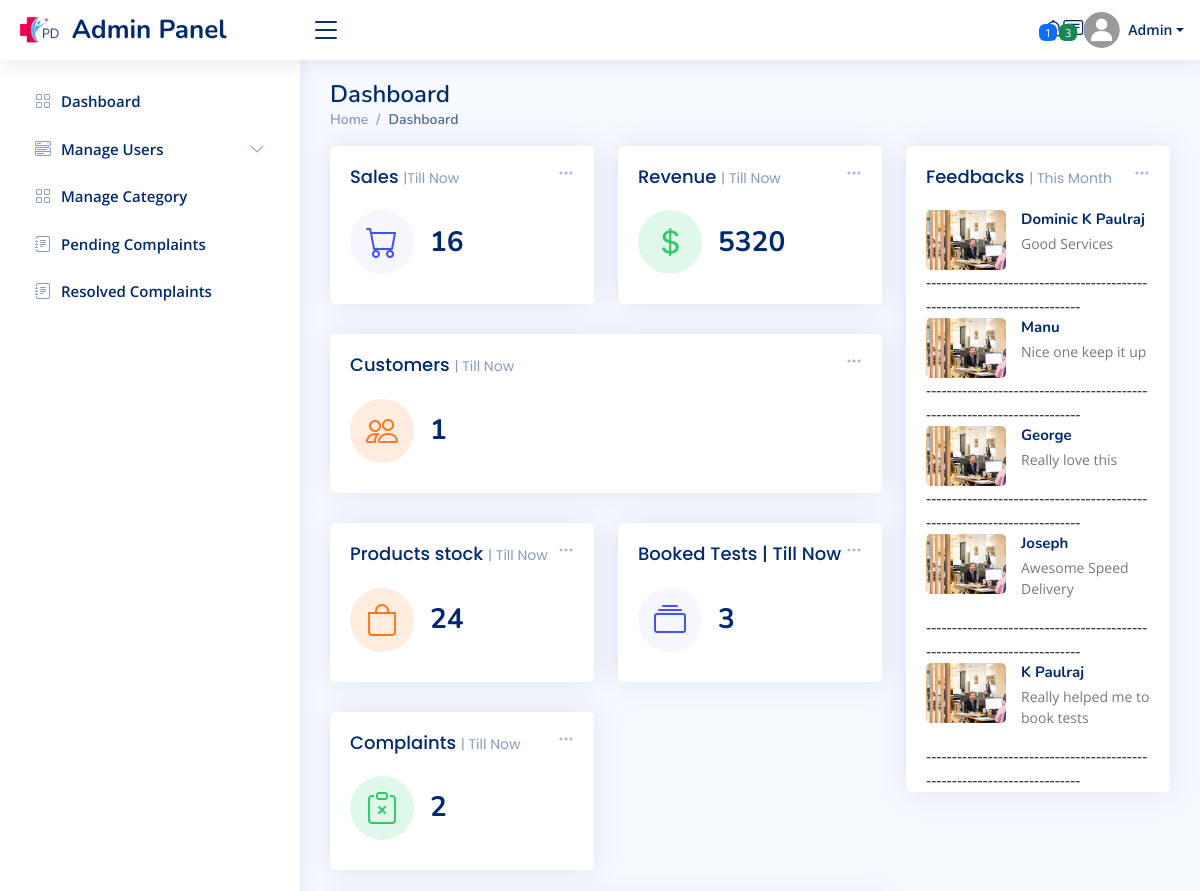
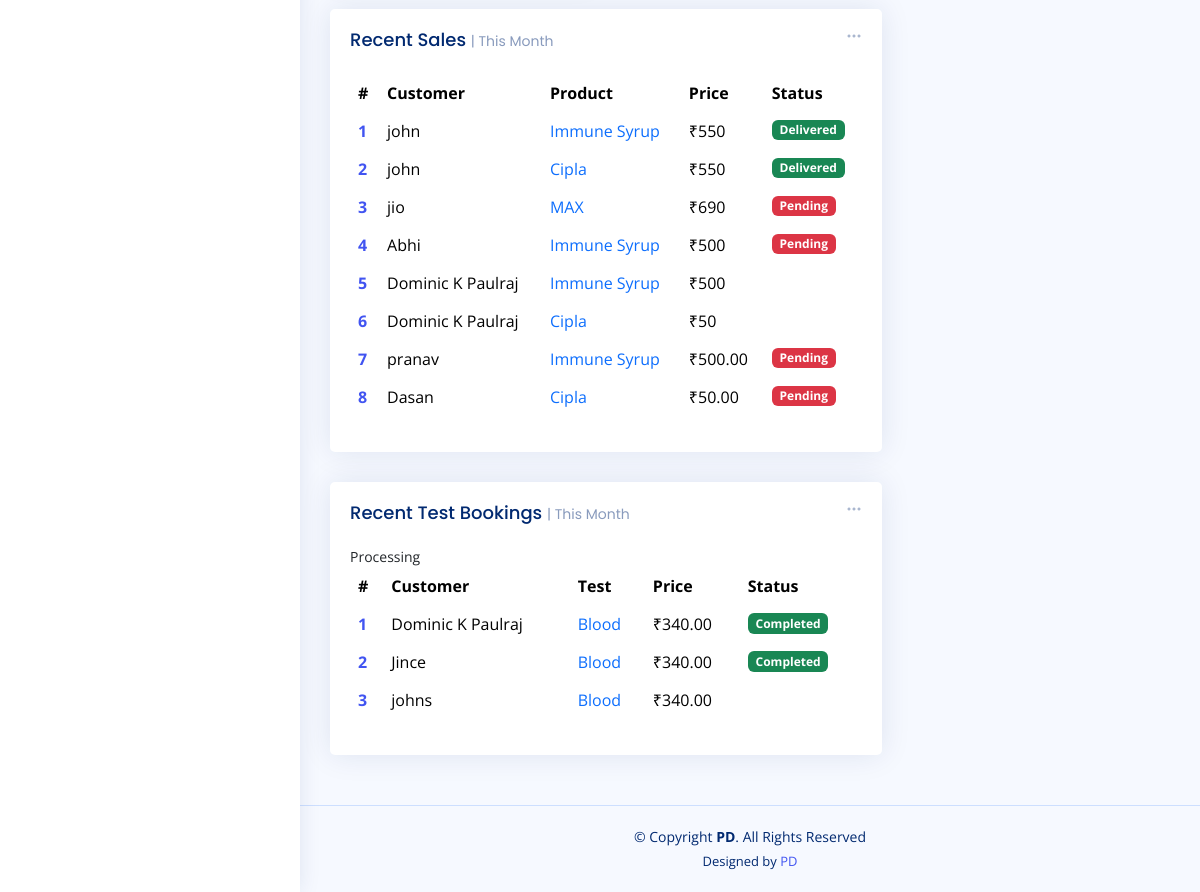
The app's page /admin/index.php with its own data (2 pictures, top to bottom).
### tables this page shows
CREATE TABLE `orderitems` (
  `orderitemid` int(11) NOT NULL,
  `quantity` int(11) NOT NULL,
  `orderid` int(11) NOT NULL,
  `pid` int(11) NOT NULL
);

CREATE TABLE `orders` (
  `orderid` int(11) NOT NULL,
  `name` varchar(24) NOT NULL,
  `address` varchar(500) NOT NULL,
  `phone` varchar(10) NOT NULL,
  `emailid` varchar(30) NOT NULL,
  `paymentmode` varchar(10) NOT NULL,
  `orderdate` date DEFAULT NULL,
  `status` varchar(2) NOT NULL DEFAULT '0',
  `price` varchar(10) NOT NULL
);

CREATE TABLE `products` (
  `pid` int(11) NOT NULL,
  `labid` int(11) NOT NULL,
  `categoryid` int(11) NOT NULL,
  `pname` varchar(50) NOT NULL,
  `quantity` int(11) NOT NULL,
  `unit` varchar(30) NOT NULL,
  `description` varchar(100) NOT NULL,
  `image` varchar(100) NOT NULL,
  `prate` decimal(10,2) NOT NULL,
  `stock` int(11) NOT NULL,
  `homeservice` varchar(3) NOT NULL,
  `rating` decimal(10,2) NOT NULL,
  `review` varchar(500) NOT NULL
);

CREATE TABLE `testbooking` (
  `tbookingid` int(11) NOT NULL,
  `testid` int(11) NOT NULL,
  `name` varchar(25) NOT NULL,
  `address` varchar(500) NOT NULL,
  `phone` int(11) NOT NULL,
  `emailid` varchar(25) NOT NULL,
  `bookingdate` date DEFAULT NULL,
  `status` varchar(2) NOT NULL DEFAULT '-1',
  `slot` varchar(25) DEFAULT NULL,
  `result` varchar(500) NOT NULL,
  `rate` decimal(10,2) NOT NULL
);

CREATE TABLE `category` (
  `categoryid` int(11) NOT NULL,
  `categoryname` varchar(35) NOT NULL,
  `type` varchar(20) NOT NULL
);

CREATE TABLE `feedback` (
  `fid` int(11) NOT NULL,
  `name` varchar(25) NOT NULL,
  `email` varchar(30) NOT NULL,
  `message` varchar(500) NOT NULL
);

### admin/index.php (the view, shortened to what this page needs)
<?php
require ('header.php');
?>
<html>
<main id="main" class="main" >
    <div class="pagetitle">
      <h1>Dashboard</h1>
      <nav>
        <ol class="breadcrumb">
          <li class="breadcrumb-item"><a href="index.html">Home</a></li>
          <li class="breadcrumb-item active">Dashboard</li>
        </ol>
      </nav>
    </div>
   <?php
   $n=mysqli_query($conn,"select * from orders ");
   $o=mysqli_num_rows($n);
   $s=mysqli_query($conn,"select sum(price) as rate from orders");
   $pr=mysqli_fetch_assoc($s);
   $u=mysqli_query($conn,"select * from cuser");
   $us=mysqli_num_rows($u);
   $st=mysqli_query($conn,"select sum(stock) as sto from products");
   $sto=mysqli_fetch_assoc($st);
   $t=mysqli_query($conn,"select * from testbooking ");
   $te=mysqli_num_rows($t);
   $c=mysqli_query($conn,"select * from complaint ");
   $co=mysqli_num_rows($c);
   ?>
    <section class="section dashboard">
      <div class="row">
        <div class="col-lg-8">
          <div class="row">
            <div class="col-xxl-4 col-md-6">
              <div class="card info-card sales-card">
                <div class="filter">
                  <a class="icon" href="#" data-bs-toggle="dropdown"><i class="bi bi-three-dots"></i></a>
                </div>
                <div class="card-body">
                  <h5 class="card-title">Sales <span>|Till Now</span></h5>
                  <div class="d-flex align-items-center">
                    <div class="card-icon rounded-circle d-flex align-items-center justify-content-center">
                      <i class="bi bi-cart"></i>
                    </div>
                    <div class="ps-3">
                      <h6><?php echo $o; ?></h6>
                    </div>
                  </div>
                </div>
              </div>
            </div>
            <div class="col-xxl-4 col-md-6">
              <div class="card info-card revenue-card">
                <div class="filter">
                  <a class="icon" href="#" data-bs-toggle="dropdown"><i class="bi bi-three-dots"></i></a>
                </div>
                <div class="card-body">
                  <h5 class="card-title">Revenue <span>| Till Now</span></h5>
                  <div class="d-flex align-items-center">
                    <div class="card-icon rounded-circle d-flex align-items-center justify-content-center">
                      <i class="bi bi-currency-dollar"></i>
                    </div>
                    <div class="ps-3">
                      <h6><?php echo $pr['rate'];?></h6>
                    </div>
                  </div>
                </div>
              </div>
            </div>
            <div class="col-xxl-4 col-xl-12">
              <div class="card info-card customers-card">
                <div class="filter">
                  <a class="icon" href="#" data-bs-toggle="dropdown"><i class="bi bi-three-dots"></i></a>
                </div>
                <div class="card-body">
                  <h5 class="card-title">Customers <span>| Till Now</span></h5>
                  <div class="d-flex align-items-center">
                    <div class="card-icon rounded-circle d-flex align-items-center justify-content-center">
                      <i class="bi bi-people"></i>
                    </div>
                    <div class="ps-3">
                      <h6><?php echo $us; ?></h6>
                    </div>
                  </div>
                </div>
              </div>
            </div>
             <div class="col-xxl-4 col-md-6">
             <div class="card info-card customers-card">
                <div class="filter">
                  <a class="icon" href="#" data-bs-toggle="dropdown"><i class="bi bi-three-dots"></i></a>
                </div>
                <div class="card-body">
                  <h5 class="card-title">Products stock <span>| Till Now</span></h5>
                  <div class="d-flex align-items-center">
                    <div class="card-icon rounded-circle d-flex align-items-center justify-content-center">
                      <i class="bi bi-bag"></i>
                    </div>
                    <div class="ps-3">
                      <h6><?php echo $sto['sto'];?></h6>
                    </div>
                  </div>
                </div>
              </div>
            </div>
             <div class="col-xxl-4 col-md-6">
             <div class="card info-card sales-card">
                <div class="filter">
                  <a class="icon" href="#" data-bs-toggle="dropdown"><i class="bi bi-three-dots"></i></a>
                </div>
                <div class="card-body">
                  <h5 class="card-title">Booked Tests | Till Now</span></h5>
                  <div class="d-flex align-items-center">
                    <div class="card-icon rounded-circle d-flex align-items-center justify-content-center">
                      <i class="bi bi-collection"></i>
                    </div>
                    <div class="ps-3">
                      <h6><?php echo $te;?></h6>
                    </div>
                  </div>
                </div>
              </div>
            </div>
             <div class="col-xxl-4 col-md-6">
             <div class="card info-card revenue-card">
                <div class="filter">
                  <a class="icon" href="#" data-bs-toggle="dropdown"><i class="bi bi-three-dots"></i></a>
                </div>
                <div class="card-body">
                  <h5 class="card-title">Complaints <span>| Till Now</span></h5>
                  <div class="d-flex align-items-center">
                    <div class="card-icon rounded-circle d-flex align-items-center justify-content-center">
                      <i class="bi bi-clipboard-x"></i>
                    </div>
                    <div class="ps-3">
                      <h6><?php echo $co;?></h6>
                    </div>
                  </div>
                </div>
              </div>
            </div>
            <div class="col-12">
              <div class="card recent-sales">
                <div class="filter">
                  <a class="icon" href="#" data-bs-toggle="dropdown"><i class="bi bi-three-dots"></i></a>
                </div>
                <div class="card-body">
                  <h5 class="card-title">Recent Sales <span>| This Month</span></h5>
                  <table class="table table-borderless datatable">
                    <thead>
                      <tr>
                        <th scope="col">#</th>
                        <th scope="col">Customer</th>
                        <th scope="col">Product</th>
                        <th scope="col">Price</th>
                        <th scope="col">Status</th>
                      </tr>
                    </thead>
                    <tbody>
                    <?php
                    $no=1;
                $q=mysqli_query($conn,"select * from orders,products,orderitems where orders.orderid=orderitems.orderid and orderitems.pid=products.pid  order BY orders.orderid desc");
                while($sale=mysqli_fetch_assoc($q))
                {
                ?>
                      <tr>
                        <th scope="row"><a href="#"><?php echo $no;$no++; ?></a></th>
                        <td><?php echo $sale['name']; ?></td>
                        <td><a href="#" class="text-primary"><?php echo $sale['pname']; ?></a></td>
                        <td><?php echo "₹".$sale['price']; ?></td>
                        <?php
                        if($sale['status']==0)
                         {?>
                        <td><span class="badge bg-danger">Pending</td>
                        <?php }
                        else if($sale['status']==1) { ?>
                        <td><span class="badge bg-success">
                        Delivered</span></td>
                        <?php } ?>
                      </tr>
                    </tbody>
                    <?php } ?>
                  </table>
                </div>
              </div>
            </div>
           <div class="col-12">
              <div class="card recent-sales">
                <div class="filter">
                  <a class="icon" href="#" data-bs-toggle="dropdown"><i class="bi bi-three-dots"></i></a>
                </div>
                <div class="card-body">
                  <h5 class="card-title">Recent Test Bookings <span>| This Month</span></h5>
                  <table class="table table-borderless datatable">
                    <thead>
                      <tr>
                        <th scope="col">#</th>
                        <th scope="col">Customer</th>
                        <th scope="col">Test</th>
                        <th scope="col">Price</th>
                        <th scope="col">Status</th>
                      </tr>
                    </thead>
                    <tbody>
                    <?php
                    $n=1;
                $qe=mysqli_query($conn,"select * from testbooking,labtest,category where testbooking.testid=labtest.testid and labtest.categoryid=category.categoryid ");
                while($book=mysqli_fetch_assoc($qe))
                {
                ?>
                      <tr>
                        <th scope="row"><a href="#"><?php echo $n;$n++; ?></a></th>
                        <td><?php echo $book['name']; ?></td>
                        <td><a href="#" class="text-primary"><?php echo $book['type']; ?></a></td>
                        <td><?php echo "₹".$book['rate']; ?></td>
                        <?php
                        if($book['status']==0)
                         {?>
                        <td><span class="badge bg-danger">Pending</td>
                        <?php }
                        else if($book['status']==3) { ?>
                        <td><span class="badge bg-success">
                        Completed</span></td>
                        <?php }
                        else {echo "Processing";}?>
                      </tr>
                    </tbody>
                    <?php } ?>
                  </table>
                </div>
              </div>
            </div>
          </div>
        </div>
        <div class="col-lg-4">
          <div class="card">
            <div class="filter">
              <a class="icon" href="#" data-bs-toggle="dropdown"><i class="bi bi-three-dots"></i></a>
            </div>
            <div class="card-body pb-0">
              <h5 class="card-title">Feedbacks <span>| This Month</span></h5>
              <?php
              $sql=mysqli_query($conn,"select * from feedback");
              while($fe=mysqli_fetch_assoc($sql))
              {
              ?>
              <div class="news">
                <div class="post-item clearfix">
                  <img src="assets/img/news-1.jpg" alt="">
                  <h4><a href="#"><?php echo $fe['name'];?></a></h4>
                  <p><?php echo $fe['message'];?></p>-------------------------------------------------------------------------
                  <br>
                </div>
                <?php } ?>
              </div>
            </div>
          </div>
        </div>
      </div>
    </section>
  </main>
  <footer id="footer" class="footer">
    <div class="copyright">
      &copy; Copyright <strong><span>PD</span></strong>. All Rights Reserved
    </div>
    <div class="credits">
      Designed by <a href="#">PD</a>
    </div>
  </footer>
</body>
</html>

### records on screen
orderitems: orderid.name "john", pid.pname "Immune Syrup", orderid.price "550", shows "Delivered"
orderitems: orderid.name "john", pid.pname "Cipla", orderid.price "550", shows "Delivered"
orderitems: orderid.name "jio", pid.pname "MAX", orderid.price "690", shows "Pending"
orderitems: orderid.name "Abhi", pid.pname "Immune Syrup", orderid.price "500", shows "Pending"
orderitems: orderid.name "Dominic K Paulraj", pid.pname "Immune Syrup", orderid.price "500"
orderitems: orderid.name "Dominic K Paulraj", pid.pname "Cipla", orderid.price "50"
orderitems: orderid.name "pranav", pid.pname "Immune Syrup", orderid.price "500.00", shows "Pending"
orderitems: orderid.name "Dasan", pid.pname "Cipla", orderid.price "50.00", shows "Pending"
testbooking: name "Dominic K Paulraj", category.type "Blood", rate "340.00", status "Completed"
testbooking: name "Jince", category.type "Blood", rate "340.00", status "Completed"
testbooking: name "johns", category.type "Blood", rate "340.00"
feedback: name "Dominic K Paulraj", message "Good Services"
feedback: name "Manu", message "Nice one keep it up"
feedback: name "George", message "Really love this"
feedback: name "Joseph", message "Awesome Speed Delivery"
feedback: name "K Paulraj", message "Really helped me to book tests"

### other values on screen
$num "1"
$num "3"
$o "16"
$pr['rate'] "5320"
$us "1"
$sto['sto'] "24"
$te "3"
$co "2"
